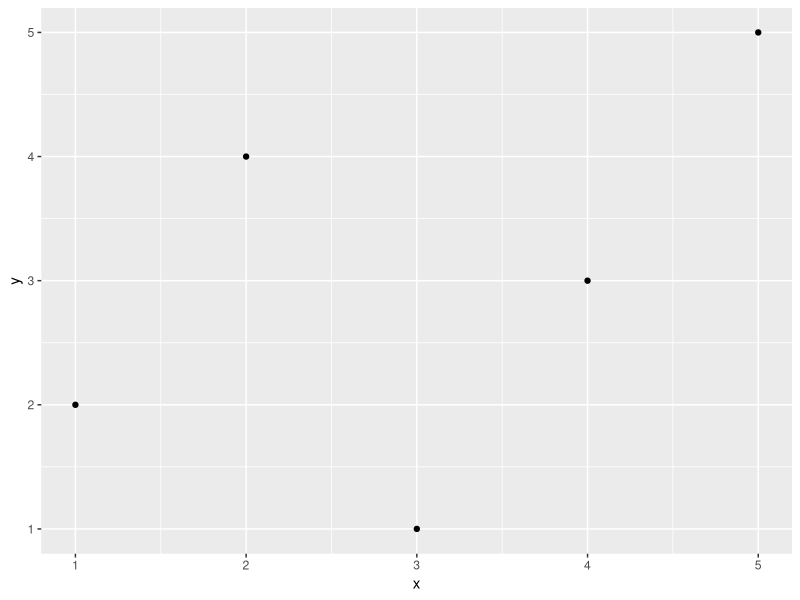

Generate this figure with R:

# Comments in R start with a '#'

# 1. Variables and Data Types
# Assign values to variables
x <- 5  # Numeric
y <- "Hello, R!"  # Character
z <- TRUE  # Logical (Boolean)

# Print variables
print(x)
print(y)
print(z)

# 2. Basic Operations
a <- 10
b <- 3

# Arithmetic operations
addition <- a + b
subtraction <- a - b
multiplication <- a * b
division <- a / b
remainder <- a %% b  # Modulo

# Print the results
print("Addition: ")
print(addition)
print("Subtraction: ")
print(subtraction)
print("Multiplication: ")
print(multiplication)
print("Division: ")
print(division)
print("Modulo: ")
print(remainder)

# 3. Functions
# Define a function
square <- function(x) {
  return(x^2)
}

# Call the function
result <- square(5)
print("Square of 5: ")
print(result)

# 4. Data Structures
# Vector
my_vector <- c(1, 2, 3, 4, 5)

# List
my_list <- list(1, "apple", TRUE)

# Data Frame
data <- data.frame(Name = c("Alice", "Bob", "Charlie"),
                  Age = c(25, 30, 22))

# Access elements
print("Vector:")
print(my_vector)
print("List:")
print(my_list)
print("Data Frame:")
print(data)

# 5. Conditional Statements
# If-else statement
if (x > 0) {
  print("x is positive")
} else {
  print("x is non-positive")
}

# 6. Loops
# For loop
for (i in 1:5) {
  print(paste("Iteration", i))
}

# While loop
j <- 1
while (j <= 5) {
  print(paste("While iteration", j))
  j <- j + 1
}

# 7. Data Visualization
# Install and load a plotting library (e.g., ggplot2)
# install.packages("ggplot2")
library(ggplot2)

# Create a simple scatter plot
data_plot <- data.frame(x = 1:5, y = c(2, 4, 1, 3, 5))
ggplot(data = data_plot, aes(x = x, y = y)) +
  geom_point()

# 8. Packages and Libraries
# Install and load additional packages as needed for your specific tasks

# For more advanced data analysis, explore packages like dplyr, tidyr, and more.

# 9. File I/O
# Read and write data from/to files using functions like read.csv and write.csv.

# 10. Error Handling
# Use try-catch blocks for error handling.

# 11. More Advanced Concepts
# Explore advanced topics like data manipulation, statistical analysis, and machine learning with R.

